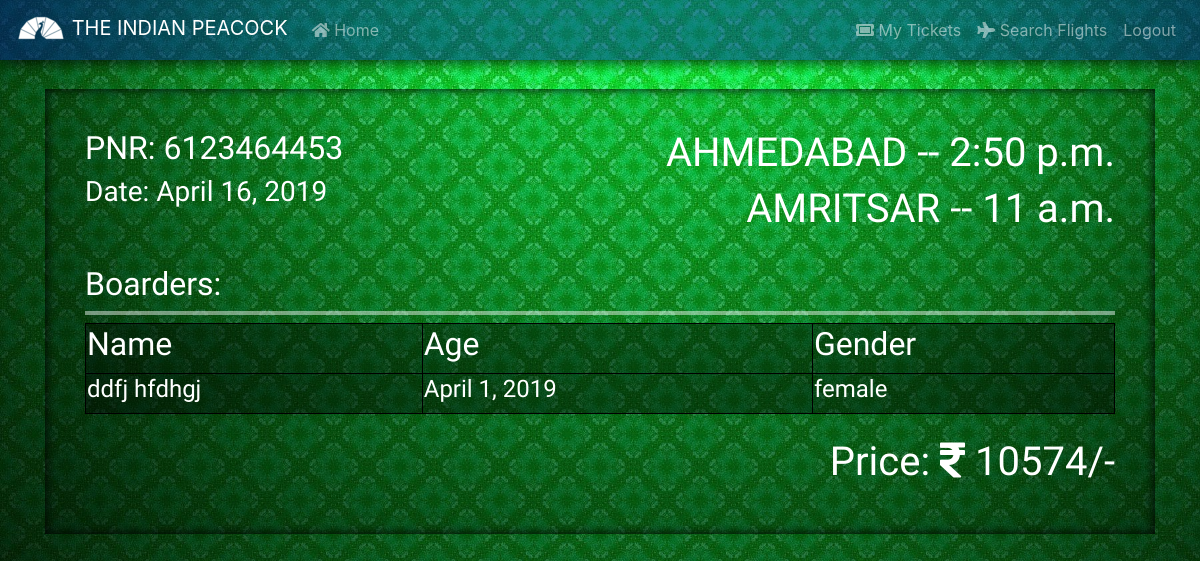
Screenshot of /tickets/6123464453/ (signed in) with the database file from the repository.
### airline3app/models.py (models this page shows, shortened)
class Ticket(models.Model):
    JDate = models.DateField()
    PNR = models.PositiveIntegerField(primary_key=True)
    username = models.ForeignKey(User, on_delete=models.DO_NOTHING)
    Date_of_booking = models.DateField()
    fk_flights = models.ForeignKey(FlightDetail, on_delete=models.CASCADE)

class FlightDetail(models.Model):
    flight_code = models.ForeignKey(Plane, on_delete=models.CASCADE)
    route_no = models.ForeignKey(Route, on_delete=models.CASCADE)
    arrival = models.TimeField()
    departure = models.TimeField(null=True)
    price = models.PositiveIntegerField()
    class Meta:
        unique_together = (('flight_code', 'route_no'),)

class Route(models.Model):
    route_no = models.AutoField(primary_key=True)
    route_dest = models.CharField(max_length = 100)
    route_src = models.CharField(max_length = 100)
    class Meta:
        unique_together = (('route_dest', 'route_src'),)

class PassengerTicketRel(models.Model):
    PNR = models.ForeignKey(Ticket, on_delete=models.CASCADE)
    SSN = models.ForeignKey(Passenger, on_delete=models.CASCADE)
    class Meta:
        unique_together = (('PNR', 'SSN'),)

class Passenger(models.Model):
    GENDER_CHOICES = (
        ('male', 'MALE'),
        ('female', 'FEMALE'),
        ('other', 'OTHER'),
    )
    SSN = models.CharField(max_length=12, primary_key=True)
    passenger_firstname = models.CharField(max_length = 100)
    passenger_lastname = models.CharField(max_length = 100)
    passenger_dob = models.DateField()
    passenger_gender = models.CharField(max_length=6, choices=GENDER_CHOICES, default='female')

### airline3app/views.py (the view)
# urls.py: path('tickets/<int:pk>/',views.my_tickets,name='my_tickets'),
@login_required
def my_tickets(request, pk):
    tickets = Ticket.objects.filter(username=request.user).select_related('fk_flights')
    p = tickets.filter(PNR=pk).prefetch_related('PNR__passengerticketrel_set__SSN')
    t_price = p[0].passengerticketrel_set.count()*p[0].fk_flights.price
    psngr = p[0].passengerticketrel_set.all()
    return render(request, 'my_tickets.html', {'passenger':psngr, 'ticket':p[0], 't_price':t_price})

### templates/my_tickets.html (shortened to what this page needs)
<!DOCTYPE html>
{% extends 'base.html' %}
{% block body_block %}
<div class = 'jumbotron jumbotron-translucent' style="margin: 65px 0px 45px 0px; border-radius: 0rem!important;">
  <div class="row">
    <div class="col">
      <h2>PNR: {{ ticket.PNR }}</h1>
      <h3>Date: {{ ticket.JDate }}</h1>
    </div>
    <div class ="col" align="right">
      <h1>{{ ticket.fk_flights.route_no.route_src }} -- {{ ticket.fk_flights.arrival }}</h1>
      <h1>{{ ticket.fk_flights.route_no.route_dest }} -- {{ ticket.fk_flights.departure }}</h1>
    </div>
  </div>
  <br>
  <div>
    <h2>Boarders:</h2>
    <hr>
    <table style="width: 100%" class="textbox-translucent">
      <tr>
        <th><h2>Name</h2></th>
        <th><h2>Age</h2></th>
        <th><h2>Gender</h2></th>
      </tr>
      {% if passenger %}
        {% for pass in passenger %}
          <tr>
            <td><h4>{{ pass.SSN.passenger_firstname }} {{ pass.SSN.passenger_lastname}}</h4></td>
            <td><h4>{{ pass.SSN.passenger_dob }}</h4></td>
            <td><h4>{{ pass.SSN.passenger_gender }}</h4></td>
          </tr>
        {% endfor %}
      {% endif %}
    </table>
  </div>
  <br>
  <div align="right">
    <h1>Price: <i class="fas fa-rupee-sign"></i> {{ t_price }}/-</h1>
  </div>
</div>
{% endblock %}

### static/css/tweaks.css (style rules this page uses)
.jumbotron-translucent { background-color: #00000029!important; box-shadow: inset 0 0 11px black; padding: 40px!important; border-top-left-radius: 4rem!important; border-bottom-right-radius: 4rem!important; }
h1, h2, h3, h4, h5, h6 { color: white!important; font-family: 'Quicksand', sans-serif!important; }
.textbox-translucent { background-color: #00000060!important; border: transparent!important; }
hr { display: block; margin-top: 0.5em!important; margin-bottom: 0.5em!important; margin-left: auto; margin-right: auto; border: 2px solid rgba(255, 255, 255, 0.459)!important; }

### templates/my_tickets.html (style rules this page uses)
table, th, td { border: 1px solid black; }

### rows the page displays
Ticket: PNR "6123464453", JDate "April 16, 2019", fk_flights.route_no.route_src "AHMEDABAD", fk_flights.arrival "2:50 p.m.", fk_flights.route_no.route_dest "AMRITSAR", fk_flights.departure "11 a.m."
PassengerTicketRel: SSN.passenger_firstname "ddfj", SSN.passenger_lastname "hfdhgj", SSN.passenger_dob "April 1, 2019", SSN.passenger_gender "female"

### other values shown
{{ t_price }} "10574"
